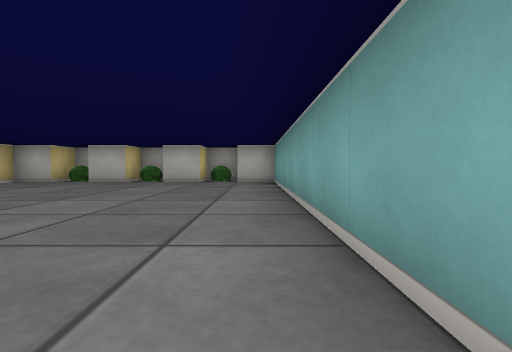
[1] (above)

15 first-person views from a walk through a cub3D maze. The camera is about half as high as the walls, tilts 2° down and sees 85° across. The floor is counted in squares. Each view is taken from the middle of a square. On the plan, view 1 faces up. The plan holds only what a view shows up to about 9 squares ahead; the rest is blank.

[2]
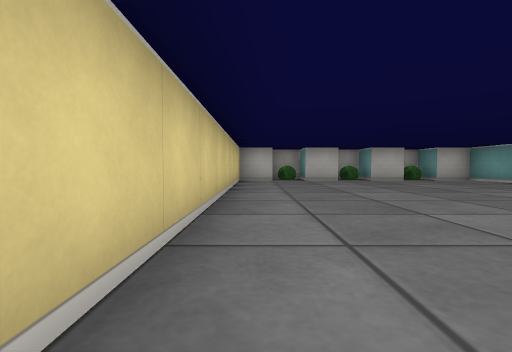

[3]
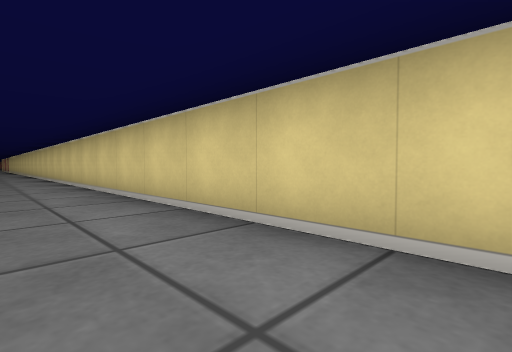

[4]
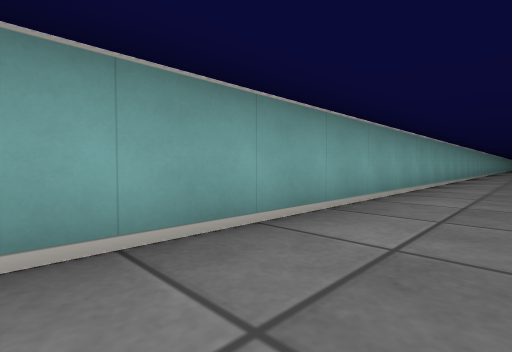

[5]
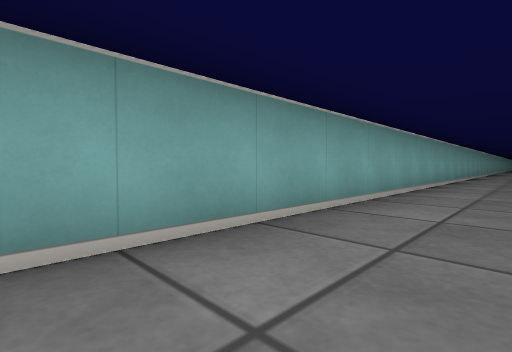

[6]
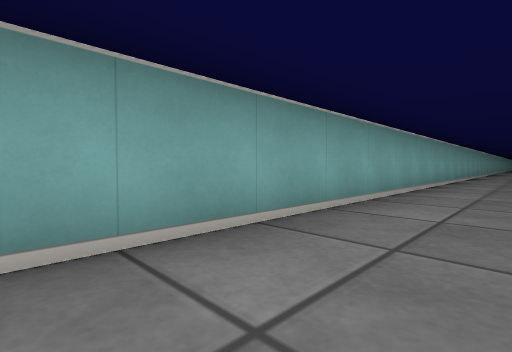

[7]
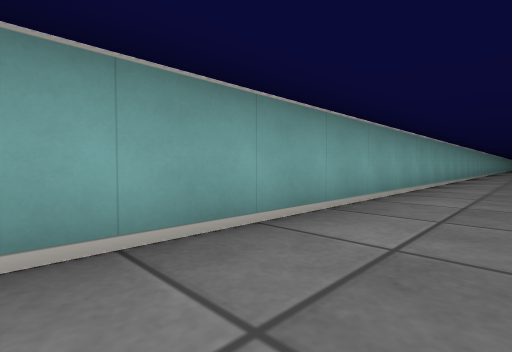

[8]
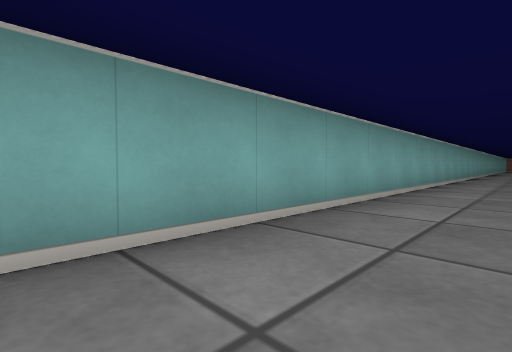

[9]
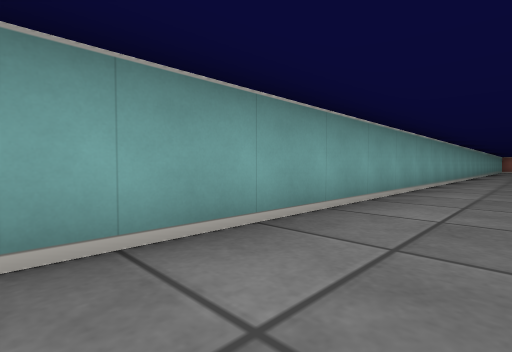

[10]
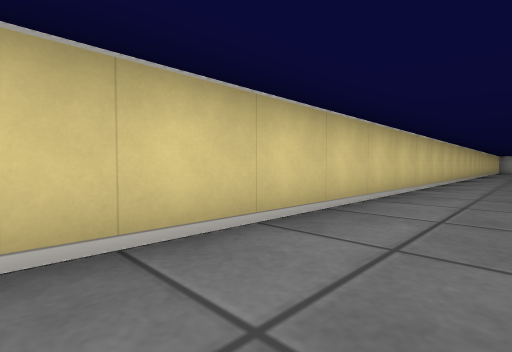

[11]
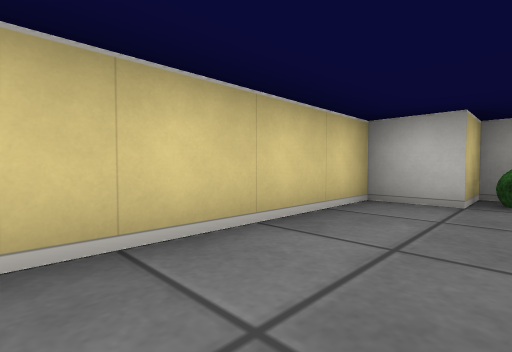

[12]
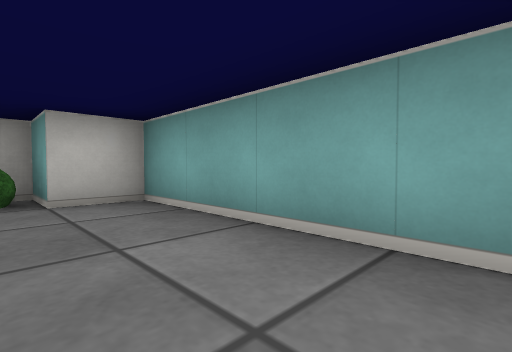

[13]
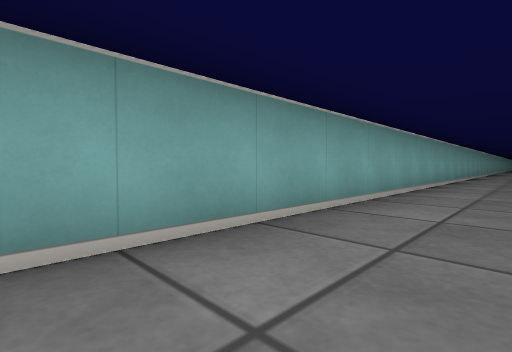

[14]
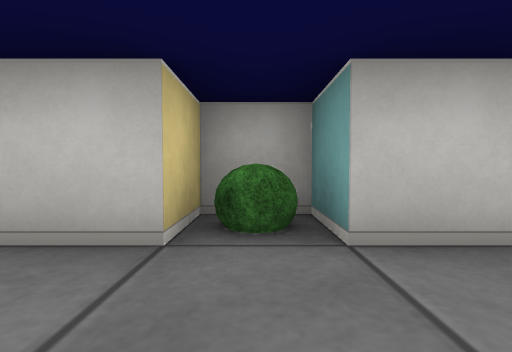

[15]
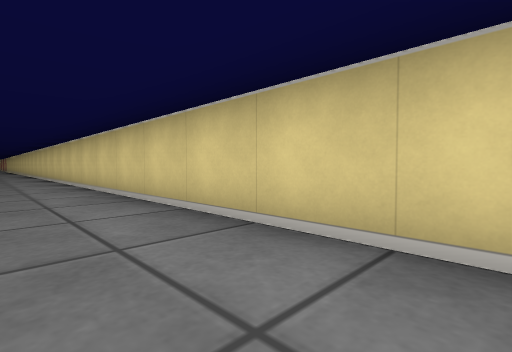

### Floor plan
Points are (right, up) in squares from view 1. A wall is a line through its corners. A room is listed if a view was taken in it or the views show most of it. See-through windows are left out.
Room 1 (views 1, 2, 3, 4, 5, 6, 7, 8, 9, 10, 11, 12, 13, 14, 15)
walls: (0.5, -37.2) (0.5, 7.5) (-0.5, 7.5) (-0.5, 8.5) (-1.5, 8.5) (-1.5, 7.5) (-2.5, 7.5) (-2.5, 8.5) (-3.5, 8.5) (-3.5, 7.5) (-4.5, 7.5) (-4.5, 8); (-5, 8.5) (-5.5, 8.5) (-5.5, 7.5) (-6.5, 7.5) (-6.5, -14)
objects: bush (-5, 8); bush (-3, 8); bush (-1, 8)

Positions as (right, up) in squares from view 1, and headings:
1: (0, 0), facing up
2: (-6, -1), facing up
3: (-5, 2), facing down-left
4: (-1, 3), facing down-right
5: (-1, -4), facing down-right
6: (-1, -10), facing down-right
7: (-1, -15), facing down-right
8: (-1, -22), facing down-right
9: (-1, -26), facing down-right
10: (-5, -14), facing up-left
11: (-5, 4), facing up-left
12: (-1, 4), facing up-right
13: (-1, 6), facing down-right
14: (-3, 6), facing up
15: (-5, 4), facing down-left
